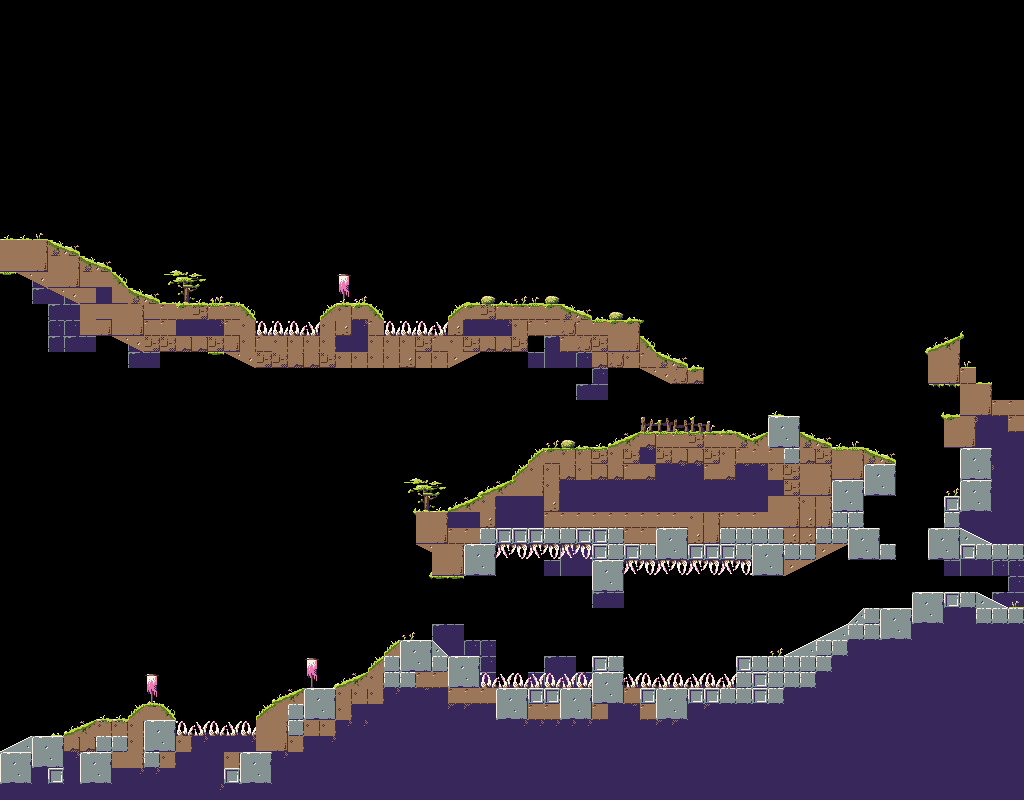

The image is a tile-based game level rendered from a .tmx file. Its description and source (layers, tilesets, objects; grid data summarised) follow:
An orthogonal 64x50 tile map with 16x16 px tiles, 3 tile layers (under, main, over) and 24 objects (10x right, 8x left, 2x leafspawner, music2, beginning2, ...).

<map version="1.0" orientation="orthogonal" renderorder="right-down" width="64" height="50" tilewidth="16" tileheight="16">
 <tileset firstgid="1" name="tiles" tilewidth="16" tileheight="16">
  <image source="../image/tiles.png" width="512" height="512" />
 </tileset>
 <layer name="under" width="64" height="50">
  <data>[3200 cells, 100 non-empty, 22 distinct tile ids]</data>
 </layer>
 <layer name="main" width="64" height="50">
  <data>[3200 cells, 955 non-empty, 44 distinct tile ids]</data>
 </layer>
 <layer name="over" width="64" height="50">
  <data>[3200 cells, 146 non-empty, 31 distinct tile ids]</data>
 </layer>
 <objectgroup name="entities">
  <object name="music" type="music2" x="80.4848" y="51.8788" width="112" height="16" />
  <object name="autodoor" type="beginning2" x="0" y="640" width="5.50003" height="103.167" />
  <object name="bat" type="left" x="290" y="666" />
  <object name="bat" type="left" x="263.333" y="638" />
  <object name="bat" type="right" x="134.666" y="667.334" />
  <object name="bat" type="right" x="149.334" y="635.333" />
  <object name="bat" type="left" x="751.334" y="636.334" />
  <object name="bat" type="left" x="751.334" y="609" />
  <object name="bat" type="left" x="624.667" y="638.334" />
  <object name="bat" type="left" x="623.334" y="609" />
  <object name="bat" type="right" x="482.667" y="604" />
  <object name="bat" type="right" x="479.333" y="630.667" />
  <object name="bat" type="right" x="592" y="637.001" />
  <object name="bat" type="right" x="595.334" y="608.333" />
  <object name="leafspawner" x="413.666" y="484.667" width="10.6667" height="8.33333" />
  <object name="bat" type="right" x="578.667" y="412.333" />
  <object name="bat" type="right" x="551.667" y="402.333" />
  <object name="bat" type="right" x="244.334" y="248.333" />
  <object name="bat" type="right" x="232.666" y="279.334" />
  <object name="bat" type="left" x="481" y="281" />
  <object name="bat" type="left" x="465.333" y="253" />
  <object name="leafspawner" x="171.916" y="276.917" width="28.1667" height="5.33333" />
  <object name="autodoor" type="littlebridge" x="-6" y="79" width="11" height="160" />
  <object name="autodoor" type="third" x="1016.25" y="561.75" width="6" height="45" />
 </objectgroup>
</map>
